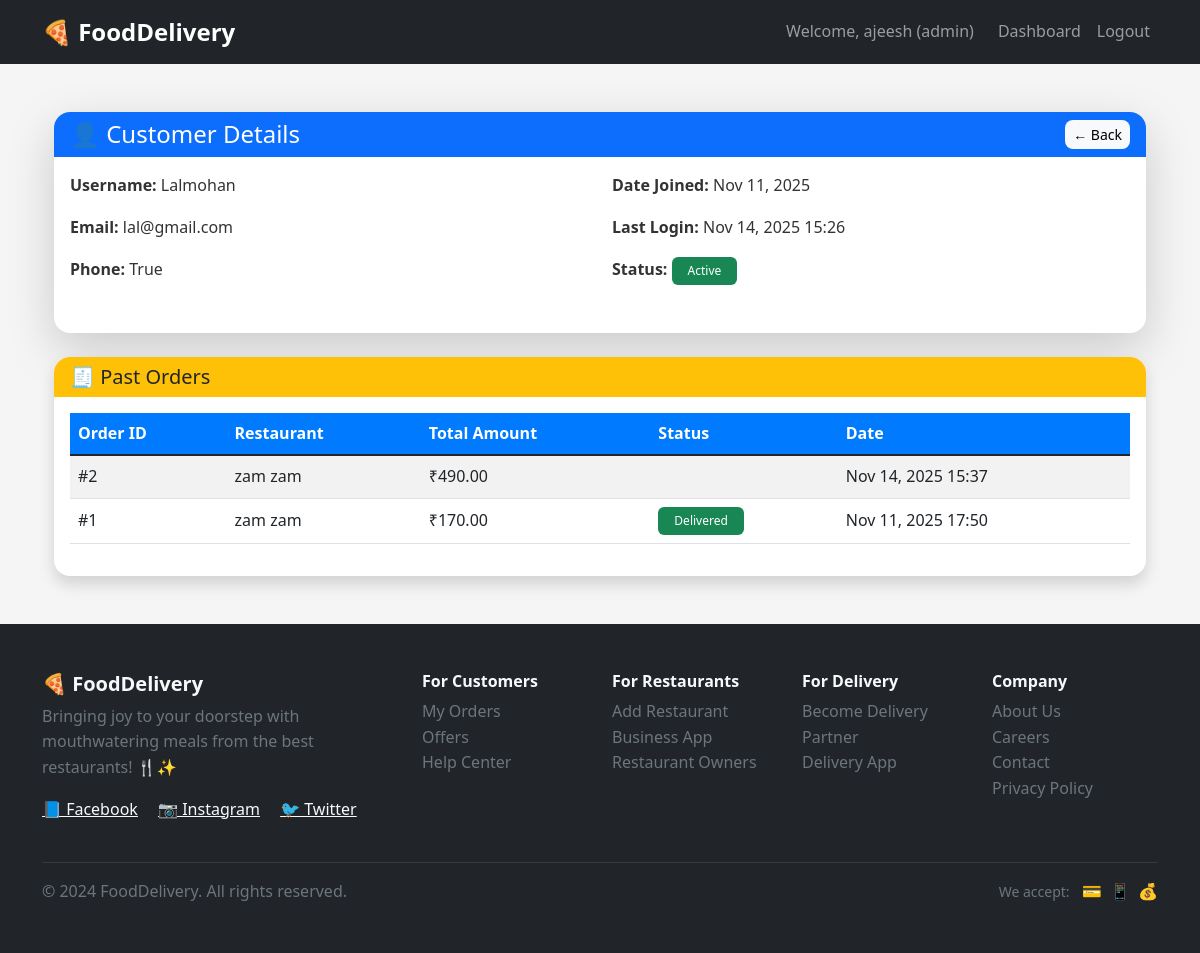
The app's page /fooddelivery/admin/view-customer/5/ (signed in) with its own data.
### foodapp/models.py (models this page shows, shortened)
class CustomUser(AbstractUser):
    username = models.CharField(max_length=20, unique=True)
    email = models.EmailField(unique=True)
    phone_number = models.CharField(max_length=10,default='0000000000')
    address = models.TextField(max_length=100, blank=True, null=True)
    ROLE_CHOICES = (
        ('admin', 'Admin'),
        ('customer', 'Customer'),
        ('restaurant', 'Restaurant'),
        ('delivery', 'Delivery Partners'),
    )
    role = models.CharField(max_length=10, choices=ROLE_CHOICES, default='customer')
    is_verified = models.BooleanField(default=False)

class Order(models.Model):
    STATUS_CHOICES = [
        ('pending', 'Pending'),
        ('available', 'Available for Delivery'),
        ('accepted', 'Accepted by Restaurant'),
        ('assigned', 'Assigned to Delivery'),
        ('delivering', 'Out for Delivery'),
        ('delivered', 'Delivered'),
        ('cancelled', 'Cancelled'),
    ]
    customer = models.ForeignKey(CustomUser, on_delete=models.CASCADE, limit_choices_to={'role': 'customer'})
    restaurant = models.ForeignKey(RestaurantProfile, on_delete=models.CASCADE)
    delivery_partner = models.ForeignKey(CustomUser, null=True, blank=True, on_delete=models.SET_NULL, related_name='deliveries', limit_choices_to={'role': 'delivery'})
    total_amount = models.DecimalField(max_digits=10, decimal_places=2, default=0)
    status = models.CharField(max_length=20, choices=STATUS_CHOICES, default='pending')
    created_at = models.DateTimeField(auto_now_add=True)

class RestaurantProfile(models.Model):
    user = models.OneToOneField(CustomUser, on_delete=models.CASCADE, limit_choices_to={'role': 'restaurant'})
    name = models.CharField(max_length=255)
    address = models.TextField(max_length=100,blank=True)
    phone = models.CharField(max_length=15)
    image = models.ImageField(upload_to='restaurants/', blank=True, null=True)
    is_approved = models.BooleanField(default=False)

### foodapp/views.py (the view)
# urls.py: path('admin/view-customer/<int:customer_id>/', view_customer, name='view_customer'),
@login_required(login_url='login')
def view_customer(request, customer_id):
    if not (request.user.is_superuser or request.user.role == 'admin'):
        messages.error(request, "Unauthorized access.")
        return redirect('dashboard')
    customer = get_object_or_404(CustomUser, id=customer_id, role='customer')
    orders = Order.objects.filter(customer=customer).order_by('-created_at')
    return render(request, 'view_customer.html', {'customer': customer, 'orders': orders})

### Templates/view_customer.html (shortened to what this page needs)
{% extends 'base.html' %}
{% block content %}
<div class="container mt-5">
    <div class="card shadow-lg border-0 mb-4">
        <div class="card-header bg-primary text-white d-flex justify-content-between align-items-center">
            <h4 class="mb-0">👤 Customer Details</h4>
            <a href="{% url 'manage_customers' %}" class="btn btn-light btn-sm">← Back</a>
        </div>
        <div class="card-body">
            <div class="row mb-3">
                <div class="col-md-6">
                    <p><strong>Username:</strong> {{ customer.username }}</p>
                    <p><strong>Email:</strong> {{ customer.email }}</p>
                   <p><strong>Phone:</strong> {{ customer.phone_number }}</p>
                </div>
                <div class="col-md-6">
                    <p><strong>Date Joined:</strong> {{ customer.date_joined|date:"M d, Y" }}</p>
                    <p><strong>Last Login:</strong> {{ customer.last_login|date:"M d, Y H:i" }}</p>
                    <p><strong>Status:</strong>
                        {% if customer.is_active %}
                            <span class="badge bg-success">Active</span>
                        {% else %}
                            <span class="badge bg-secondary">Inactive</span>
                        {% endif %}
                    </p>
                </div>
            </div>
        </div>
    </div>
    <div class="card shadow border-0">
        <div class="card-header bg-warning text-dark">
            <h5 class="mb-0">🧾 Past Orders</h5>
        </div>
        <div class="card-body">
            {% if orders %}
                <div class="table-responsive">
                    <table class="table table-striped align-middle">
                        <thead class="table-light">
                            <tr>
                                <th>Order ID</th>
                                <th>Restaurant</th>
                                <th>Total Amount</th>
                                <th>Status</th>
                                <th>Date</th>
                            </tr>
                        </thead>
                        <tbody>
                            {% for order in orders %}
                                <tr>
                                    <td>#{{ order.id }}</td>
                                    <td>{{ order.restaurant.name }}</td>
                                    <td>₹{{ order.total_amount }}</td>
                                    <td>
                                        {% if order.status == 'pending' %}
                                            <span class="badge bg-secondary">Pending</span>
                                        {% elif order.status == 'assigned' %}
                                            <span class="badge bg-info text-dark">Assigned</span>
                                        {% elif order.status == 'delivering' %}
                                            <span class="badge bg-primary">Out for Delivery</span>
                                        {% elif order.status == 'delivered' %}
                                            <span class="badge bg-success">Delivered</span>
                                        {% elif order.status == 'cancelled' %}
                                            <span class="badge bg-danger">Cancelled</span>
                                        {% endif %}
                                    </td>
                                    <td>{{ order.created_at|date:"M d, Y H:i" }}</td>
                                </tr>
                            {% endfor %}
                        </tbody>
                    </table>
                </div>
            {% else %}
                <p class="text-muted text-center mb-0">No past orders found for this customer.</p>
            {% endif %}
        </div>
    </div>
</div>
{% endblock %}

### Templates/base.html (shortened to what this page needs)
<!DOCTYPE html>
<html lang="en">
<head>
    <link href="https://cdn.jsdelivr.net/npm/bootstrap@5.1.3/dist/css/bootstrap.min.css" rel="stylesheet">
    <link href="/static/css/style.css" rel="stylesheet">
</head>
<body>
    <nav class="navbar navbar-expand-lg navbar-dark bg-dark">
        <div class="container">
            <a class="navbar-brand" href="{% url 'home' %}">🍕 FoodDelivery</a>
            <div class="navbar-nav ms-auto">
                {% if user.is_authenticated %}
                    <span class="navbar-text me-3">Welcome, {{ user.username }} ({{ user.role }})</span>
                    <a class="nav-link" href="{% url 'dashboard' %}">Dashboard</a>
                    <a class="nav-link" href="{% url 'logout' %}">Logout</a>
                {% else %}
                    <a class="nav-link" href="{% url 'login' %}">Login</a>
                    <a class="nav-link" href="{% url 'register_customer' %}">Register</a>
                {% endif %}
            </div>
        </div>
    </nav>
    <main class="container mt-4">
        {% block content %}
        {% endblock %}
    </main>
    <footer class="bg-dark text-light mt-5">
        <div class="container py-5">
            <div class="row">
                <div class="col-md-4 mb-4">
                    <h5 class="fw-bold">🍕 FoodDelivery</h5>
                    <p class="text-muted">Bringing joy to your doorstep with mouthwatering meals from the best restaurants! 🍴✨</p>
                    <div class="social-links">
                        <a href="#" class="text-light me-3">📘 Facebook</a>
                        <a href="#" class="text-light me-3">📷 Instagram</a>
                        <a href="#" class="text-light">🐦 Twitter</a>
                    </div>
                </div>
                <div class="col-md-2 mb-4">
                    <h6 class="fw-bold">For Customers</h6>
                    <ul class="list-unstyled">
                        <li><a href="#" class="text-muted text-decoration-none">My Orders</a></li>
                        <li><a href="#" class="text-muted text-decoration-none">Offers</a></li>
                        <li><a href="#" class="text-muted text-decoration-none">Help Center</a></li>
                    </ul>
                </div>
                <div class="col-md-2 mb-4">
                    <h6 class="fw-bold">For Restaurants</h6>
                    <ul class="list-unstyled">
                        <li><a href="{% url 'register_restaurant' %}" class="text-muted text-decoration-none">Add Restaurant</a></li>
                        <li><a href="#" class="text-muted text-decoration-none">Business App</a></li>
                        <li><a href="#" class="text-muted text-decoration-none">Restaurant Owners</a></li>
                    </ul>
                </div>
                <div class="col-md-2 mb-4">
                    <h6 class="fw-bold">For Delivery</h6>
                    <ul class="list-unstyled">
                        <li><a href="{% url 'register_delivery' %}" class="text-muted text-decoration-none">Become Delivery Partner</a></li>
                        <li><a href="#" class="text-muted text-decoration-none">Delivery App</a></li>
                    </ul>
                </div>
                <div class="col-md-2 mb-4">
                    <h6 class="fw-bold">Company</h6>
                    <ul class="list-unstyled">
                        <li><a href="#" class="text-muted text-decoration-none">About Us</a></li>
                        <li><a href="#" class="text-muted text-decoration-none">Careers</a></li>
                        <li><a href="#" class="text-muted text-decoration-none">Contact</a></li>
                        <li><a href="#" class="text-muted text-decoration-none">Privacy Policy</a></li>
                    </ul>
                </div>
            </div>
            <hr class="bg-secondary">
            <div class="row align-items-center">
                <div class="col-md-6">
                    <p class="text-muted mb-0">&copy; 2024 FoodDelivery. All rights reserved.</p>
                </div>
                <div class="col-md-6 text-md-end">
                    <div class="payment-methods">
                        <small class="text-muted">We accept:</small>
                        <span class="ms-2">💳</span>
                        <span class="ms-1">📱</span>
                        <span class="ms-1">💰</span>
                    </div>
                </div>
            </div>
        </div>
    </footer>
</body>
</html>

### static/css/style.css (style rules this page uses)
:root { --primary-color: #007bff; --secondary-color: #6c757d; --success-color: #28a745; --warning-color: #ffc107; --danger-color: #dc3545; --info-color: #17a2b8; --dark-color: #343a40; --light-color: #f8f9fa; }
* { margin: 0; padding: 0; box-sizing: border-box; }
body { font-family: 'Segoe UI', Tahoma, Geneva, Verdana, sans-serif; background-color: #f5f5f5; line-height: 1.6; color: #333; }
.navbar-brand { font-weight: bold; font-size: 1.5rem; }
.navbar-nav .nav-link { font-weight: 500; transition: color 0.3s ease; }
.card { border: none; border-radius: 1rem; box-shadow: 0 0.125rem 0.25rem rgba(0, 0, 0, 0.075); transition: all 0.3s ease; margin-bottom: 1.5rem; }
.card-header { border-radius: 1rem 1rem 0 0 !important; border: none; font-weight: 600; }
.btn { border-radius: 0.5rem; font-weight: 500; transition: all 0.3s ease; border: none; }
.badge { border-radius: 0.375rem; font-weight: 500; padding: 0.5rem 1rem; }
.table th { background-color: var(--primary-color); color: white; border: none; }

### records on screen
CustomUser: username "ajeesh", role "admin"
CustomUser: username "Lalmohan", email "lal@gmail.com", phone_number "True", date_joined "Nov 11, 2025", last_login "Nov 14, 2025 15:26"
Order: id "2", restaurant.name "zam zam", total_amount "490.00", created_at "Nov 14, 2025 15:37"
Order: id "1", restaurant.name "zam zam", total_amount "170.00", status "Delivered", created_at "Nov 11, 2025 17:50"
